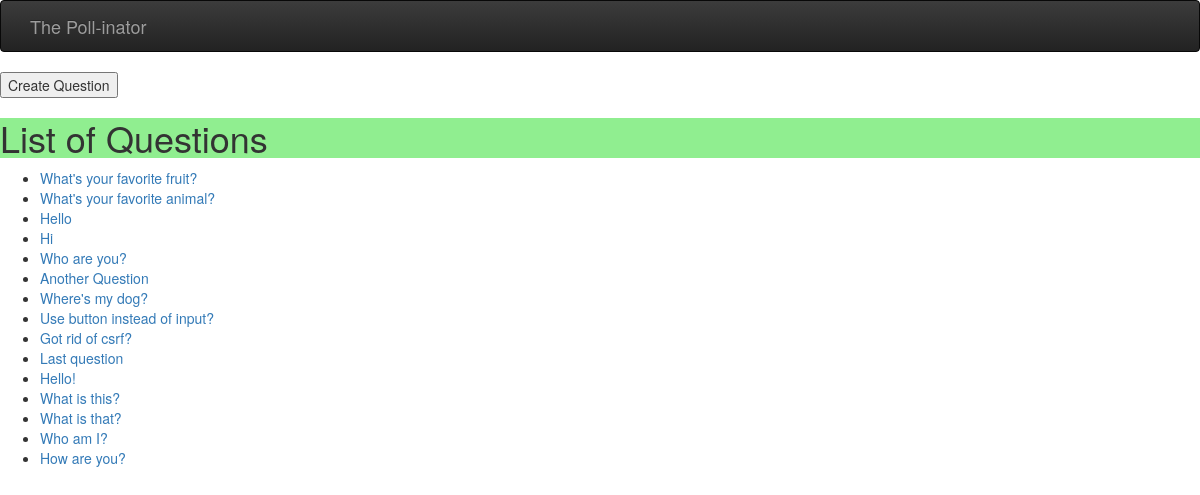
/polls/, run on an earlier commit of the app's database.
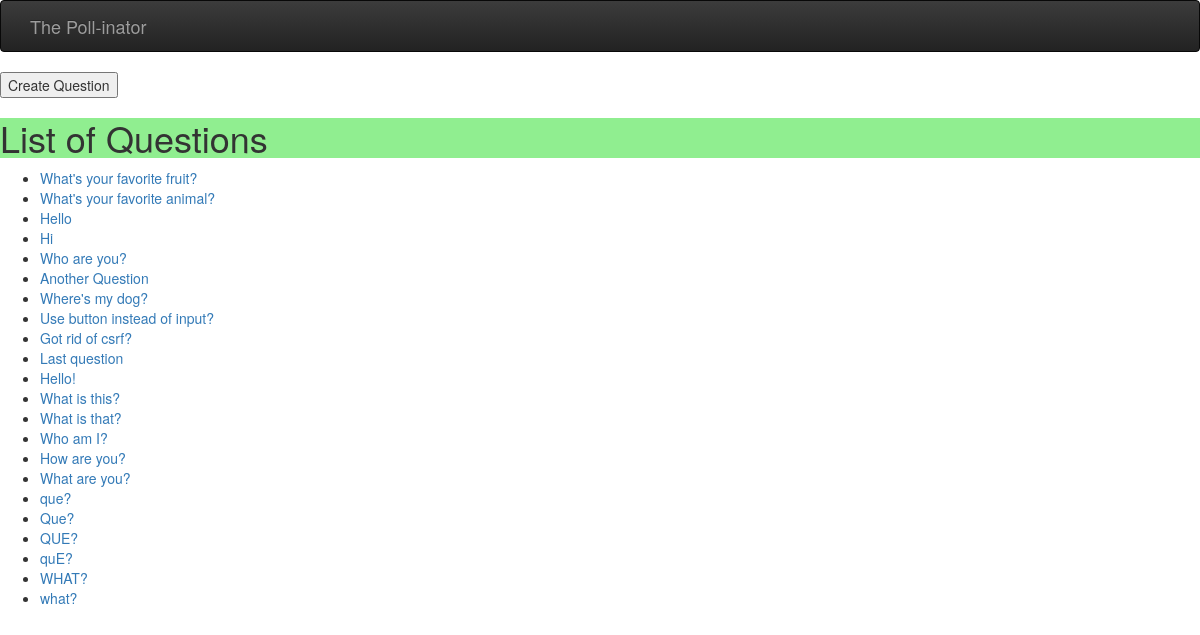
And on a later commit of the database.
### polls/models.py (models this page shows, shortened)
class Question(models.Model):
	question_text = models.CharField(max_length=200, unique=True)
	num_votes = models.IntegerField(default=0)

### polls/views.py (the view)
# urls.py: url(r'^polls/$', views.index, name='index'),
def index(request):
	question_list = Question.objects.all()  # fetch the list of questions from DB
	form = QuestionForm();
	context = {
		'question_list': question_list,
		'form': form,
	}
	return render(request, 'polls/index.html', context)

### polls/forms.py
class QuestionForm(forms.ModelForm):
	class Meta:
		model = Question
		fields = ['question_text']
		widgets = {
			'question_text': forms.TextInput(
				attrs={'id': 'question-text',
					'required': True,
					'placeholder': 'Ask a question',
					}
			),
		}

### polls/templates/polls/index.html (shortened to what this page needs)
{% load static %}
<link rel="stylesheet" href="https://maxcdn.bootstrapcdn.com/bootstrap/3.3.7/css/bootstrap.min.css">
<link rel="stylesheet" href="https://maxcdn.bootstrapcdn.com/bootstrap/3.3.7/css/bootstrap-theme.min.css">
<link rel="stylesheet" type="text/css" href="{% static 'polls/style.css' %}">
<div>
	<nav class="navbar navbar-inverse header-nav">
		<div class="container">
			<a class="navbar-brand" href="mainPage.html">The Poll-inator</a>
			<div class="collapse navbar-collapse" id="navbar">
			</div>
		</div>
	</nav>
<form method="POST" id="question-form">
    <input type="submit" value="Create Question" class="tiny button">
</form>
<h1>List of Questions</h1>
{% if question_list %}
	<ul id="questions">
	{% for question in question_list %}
		<li><a href="/polls/{{ question.id }}/">{{ question.question_text }}</a></li>
	{% endfor %}
	</ul>
{% else %}
	<p>No polls are available.</p>
{% endif %}

### polls/static/polls/style.css (style rules this page uses)
h1 { background-color: lightgreen; }

What changed in the data, as far as the page shows it:
added Question: question_text "What are you?"
added Question: question_text "que?"
added Question: question_text "Que?"
added Question: question_text "QUE?"
added Question: question_text "quE?"
added Question: question_text "WHAT?"
added Question: question_text "what?"
